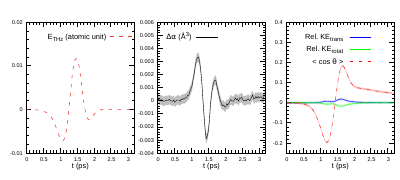

Source code (gnuplot):
set encoding utf8 
set terminal postscript enhanced 
set terminal postscript eps size 3.5,3 enhanced color \
    font 'Arial,6'  linewidth 1
##set key box lw 1
set key width 0.5 height 0.5
set key font 'Arial,9'
set key spacing 1.5
set key right top

time=10
set style fill transparent solid 0.25 # partial transparency
set style fill noborder # no separate top/bottom lines


set term png truecolor  # or "set term pngcairo"
set terminal pdfcairo enhanced size 4.0in,1.8in
set output '10-times-Magnitude.pdf'


set size 1,1

NZ=2000
NX=2000
SCALE=0.2

set lmargin 7
set rmargin 2

# Axes
set xr [0:NZ] #Time /16
set mytics 5
set mxtics

# Multiplot
set multiplot layout 1,3 rowsfirst

f(x) = (x)**2
 
#----------------
#-  First plot  -
#----------------

# labels and axis
set tmargin at screen 0.88; set bmargin at screen 0.15
set size 0.43, 1
set origin -0.06, 0.0


set xrange [0:3.2]
set yrange [-0.01:0.02]

set ytics offset 0.5,0,0
set xtics offset 0,0.5,0
set ytics -0.01, 0.01, 0.02 font 'Arial,6'
set xtics font 'Arial,6

set key
c=1

set xlabel "t (ps)" font 'Arial,9'  offset 0,1.5,0
set key top left
plot "pulse.dat" using ($1*0.001):($2*time) title "E_{THz} (atomic unit)"  with line ls 1 lc rgb "#f03232" lw 0.8 dt 7

unset ylabel
unset label 
unset arrow 
unset ylabel
unset ytics
#-----------------
#-  Second plot  -
#-----------------

set tmargin at screen 0.88; set bmargin at screen 0.15
set size 0.43, 1
set origin 0.268,0.0
set xrange [0:3.2]

set yrange [-0.004:0.006]
set ytics -0.004, 0.001, 0.006 font 'Arial,6'  offset 0.5,0,0 font 'Arial,6'
set xlabel "t (ps)" font 'Arial,9'  offset 0,1.5,0
set key top left
plot "10/EDID.dat" using ($1*0.001):($2 - 0) title    "{/Symbol D}{/Symbol a} (Å^3)" with line ls 1 lc rgb "black" lw 0.5,\
     '10/EDID.dat' using ($1*0.001):($2 + 0.000358):($2 - 0.000358) with filledcurves lc "black" notitle,\



unset label 
unset arrow 

set tmargin at screen 0.88; set bmargin at screen 0.15
set size 0.43, 1
set origin 0.59,0.0

set xrange [0:3.2]
set yrange [-0.25:0.4]
set xlabel "t (ps)" font 'Arial,9'  offset 0,1.5,0
set key 
set ytics -0.2, 0.1, 0.4 font 'Arial,6'  offset 0.5,0,0 font 'Arial,6'

set xlabel "t (ps)" font 'Arial,9'  offset 0,1.5,0
set key top left

plot "10/cosine-KE.dat" using ($1*0.001):($3 - 0.5) title    "Rel. KE_{trans} " with line ls 1 lc rgb "blue" lw 0.5,\
     '10/cosine-KE.dat' using ($1*0.001):($3 - 0.5 + 0.005 ):($3 - 0.5 - 0.005 ) with filledcurves lc "blue" notitle,\
      "10/cosine-KE.dat" using ($1*0.001):($4 - 0.5) title    "Rel. KE_{rotat} " with line ls 1 lc rgb "green" lw 0.5,\
     '10/cosine-KE.dat' using ($1*0.001):($4 - 0.5 + 0.005 ):($4 - 0.5 - 0.005 ) with filledcurves lc "green" notitle,\
      "10/cosine-KE.dat" using ($1*0.001):($29) title    "< cos {/Symbol q} > " with line ls 1 lc rgb "red" lw 0.5 dt 7,\
     '10/cosine-KE.dat' using ($1*0.001):($29 + 0.005 ):($29 - 0.005 ) with filledcurves lc "red" notitle,\



unset multiplot
unset output

